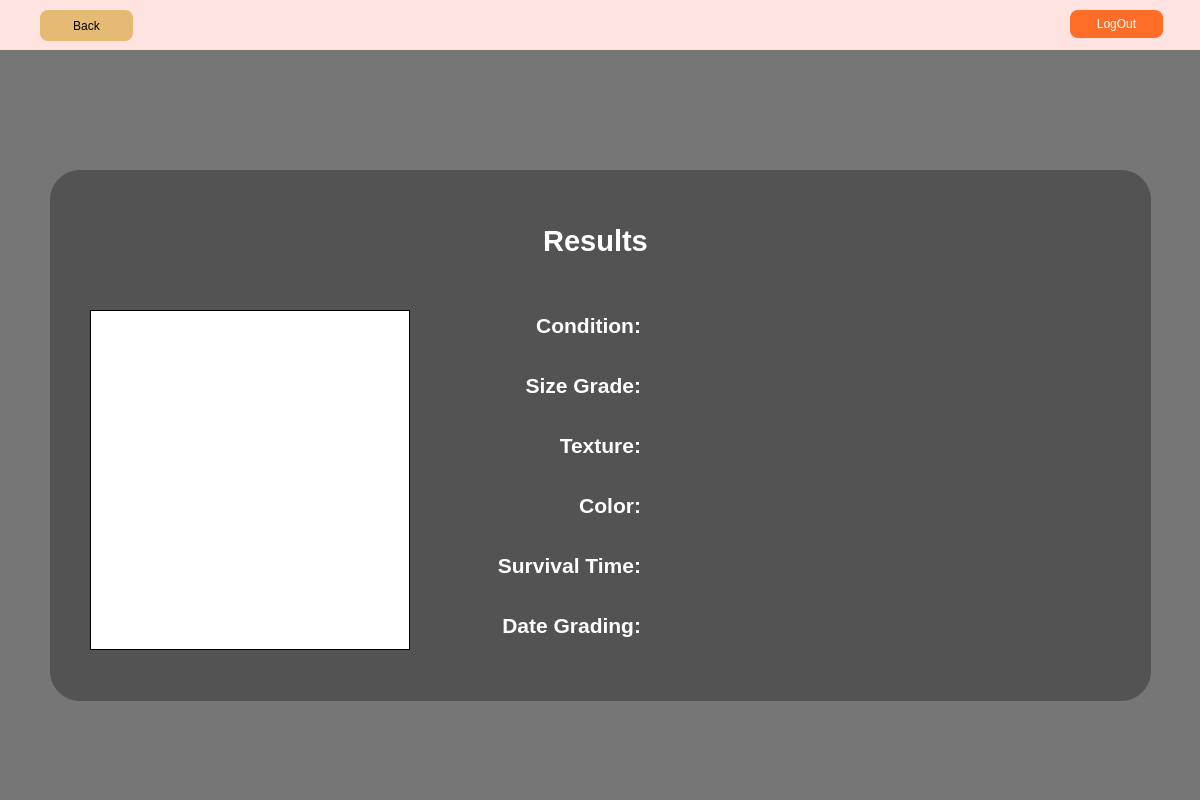
<?xml version="1.0" encoding="UTF-8"?>
<ui version="4.0">
 <class>Dialog</class>
 <widget class="QDialog" name="Dialog">
  <property name="geometry">
   <rect>
    <x>0</x>
    <y>0</y>
    <width>1200</width>
    <height>800</height>
   </rect>
  </property>
  <property name="windowTitle">
   <string>Dialog</string>
  </property>
  <widget class="QLabel" name="label_17">
   <property name="geometry">
    <rect>
     <x>420</x>
     <y>610</y>
     <width>221</width>
     <height>31</height>
    </rect>
   </property>
   <property name="font">
    <font>
     <pointsize>16</pointsize>
     <weight>75</weight>
     <bold>true</bold>
    </font>
   </property>
   <property name="styleSheet">
    <string notr="true">color: white</string>
   </property>
   <property name="text">
    <string>Date Grading:</string>
   </property>
   <property name="alignment">
    <set>Qt::AlignRight|Qt::AlignTrailing|Qt::AlignVCenter</set>
   </property>
  </widget>
  <widget class="QLabel" name="label_9">
   <property name="geometry">
    <rect>
     <x>680</x>
     <y>310</y>
     <width>421</width>
     <height>31</height>
    </rect>
   </property>
   <property name="font">
    <font>
     <pointsize>16</pointsize>
     <weight>75</weight>
     <bold>true</bold>
    </font>
   </property>
   <property name="styleSheet">
    <string notr="true">color: white</string>
   </property>
   <property name="text">
    <string/>
   </property>
   <property name="alignment">
    <set>Qt::AlignLeading|Qt::AlignLeft|Qt::AlignVCenter</set>
   </property>
  </widget>
  <widget class="QLabel" name="label_10">
   <property name="geometry">
    <rect>
     <x>680</x>
     <y>370</y>
     <width>421</width>
     <height>31</height>
    </rect>
   </property>
   <property name="font">
    <font>
     <pointsize>16</pointsize>
     <weight>75</weight>
     <bold>true</bold>
    </font>
   </property>
   <property name="styleSheet">
    <string notr="true">color: white</string>
   </property>
   <property name="text">
    <string/>
   </property>
   <property name="alignment">
    <set>Qt::AlignLeading|Qt::AlignLeft|Qt::AlignVCenter</set>
   </property>
  </widget>
  <widget class="QLabel" name="label_5">
   <property name="geometry">
    <rect>
     <x>500</x>
     <y>310</y>
     <width>141</width>
     <height>31</height>
    </rect>
   </property>
   <property name="font">
    <font>
     <pointsize>16</pointsize>
     <weight>75</weight>
     <bold>true</bold>
    </font>
   </property>
   <property name="styleSheet">
    <string notr="true">color: white</string>
   </property>
   <property name="text">
    <string>Condition:</string>
   </property>
   <property name="alignment">
    <set>Qt::AlignRight|Qt::AlignTrailing|Qt::AlignVCenter</set>
   </property>
  </widget>
  <widget class="QLabel" name="label_13">
   <property name="geometry">
    <rect>
     <x>420</x>
     <y>550</y>
     <width>221</width>
     <height>31</height>
    </rect>
   </property>
   <property name="font">
    <font>
     <pointsize>16</pointsize>
     <weight>75</weight>
     <bold>true</bold>
    </font>
   </property>
   <property name="styleSheet">
    <string notr="true">color: white</string>
   </property>
   <property name="text">
    <string>Survival Time:</string>
   </property>
   <property name="alignment">
    <set>Qt::AlignRight|Qt::AlignTrailing|Qt::AlignVCenter</set>
   </property>
  </widget>
  <widget class="QLabel" name="label_14">
   <property name="geometry">
    <rect>
     <x>680</x>
     <y>550</y>
     <width>421</width>
     <height>31</height>
    </rect>
   </property>
   <property name="font">
    <font>
     <pointsize>16</pointsize>
     <weight>75</weight>
     <bold>true</bold>
    </font>
   </property>
   <property name="styleSheet">
    <string notr="true">color: white</string>
   </property>
   <property name="text">
    <string/>
   </property>
   <property name="alignment">
    <set>Qt::AlignLeading|Qt::AlignLeft|Qt::AlignVCenter</set>
   </property>
  </widget>
  <widget class="QLabel" name="imgWin">
   <property name="geometry">
    <rect>
     <x>90</x>
     <y>310</y>
     <width>320</width>
     <height>340</height>
    </rect>
   </property>
   <property name="styleSheet">
    <string notr="true">background-color: rgb(255, 255, 255);
border: 1px solid black;</string>
   </property>
   <property name="frameShape">
    <enum>QFrame::StyledPanel</enum>
   </property>
   <property name="frameShadow">
    <enum>QFrame::Raised</enum>
   </property>
   <property name="text">
    <string/>
   </property>
  </widget>
  <widget class="QLabel" name="label_12">
   <property name="geometry">
    <rect>
     <x>680</x>
     <y>430</y>
     <width>421</width>
     <height>31</height>
    </rect>
   </property>
   <property name="font">
    <font>
     <pointsize>16</pointsize>
     <weight>75</weight>
     <bold>true</bold>
    </font>
   </property>
   <property name="styleSheet">
    <string notr="true">color: white</string>
   </property>
   <property name="text">
    <string/>
   </property>
   <property name="alignment">
    <set>Qt::AlignLeading|Qt::AlignLeft|Qt::AlignVCenter</set>
   </property>
  </widget>
  <widget class="QLabel" name="label_15">
   <property name="geometry">
    <rect>
     <x>0</x>
     <y>50</y>
     <width>1200</width>
     <height>751</height>
    </rect>
   </property>
   <property name="styleSheet">
    <string notr="true">background: rgba(0, 0, 0, 0.3)
</string>
   </property>
   <property name="text">
    <string/>
   </property>
   <property name="scaledContents">
    <bool>false</bool>
   </property>
  </widget>
  <widget class="QLabel" name="label_2">
   <property name="geometry">
    <rect>
     <x>0</x>
     <y>50</y>
     <width>1200</width>
     <height>751</height>
    </rect>
   </property>
   <property name="styleSheet">
    <string notr="true">background: rgba(0, 0, 0, 0.3)
</string>
   </property>
   <property name="text">
    <string/>
   </property>
   <property name="pixmap">
    <pixmap>../img/mixfruit.jpg</pixmap>
   </property>
   <property name="scaledContents">
    <bool>true</bool>
   </property>
  </widget>
  <widget class="QWidget" name="widget" native="true">
   <property name="geometry">
    <rect>
     <x>0</x>
     <y>0</y>
     <width>1200</width>
     <height>50</height>
    </rect>
   </property>
   <property name="styleSheet">
    <string notr="true">background-color: #FFE3E1</string>
   </property>
   <widget class="QPushButton" name="logOutButton">
    <property name="geometry">
     <rect>
      <x>1070</x>
      <y>10</y>
      <width>93</width>
      <height>28</height>
     </rect>
    </property>
    <property name="cursor">
     <cursorShape>PointingHandCursor</cursorShape>
    </property>
    <property name="styleSheet">
     <string notr="true">QPushButton#logOutButton{
background-color: #FF6D28;
border-radius: 8px;
color: white;
}

QPushButton#logOutButton:hover{ 
background-color: #ffffff;
color: black;
border: 1px solid #FF6D28
}



</string>
    </property>
    <property name="text">
     <string>LogOut</string>
    </property>
   </widget>
   <widget class="QPushButton" name="backButton">
    <property name="geometry">
     <rect>
      <x>40</x>
      <y>10</y>
      <width>93</width>
      <height>31</height>
     </rect>
    </property>
    <property name="cursor">
     <cursorShape>PointingHandCursor</cursorShape>
    </property>
    <property name="styleSheet">
     <string notr="true">QPushButton#backButton{
border-radius: 8px;
background-color: #E5BA73;
}

QPushButton#backButton:hover{ 
background-color: #ffffff;
border: 1px solid #E5BA73;
}



</string>
    </property>
    <property name="text">
     <string>Back</string>
    </property>
   </widget>
  </widget>
  <widget class="QLabel" name="label_7">
   <property name="geometry">
    <rect>
     <x>520</x>
     <y>430</y>
     <width>121</width>
     <height>31</height>
    </rect>
   </property>
   <property name="font">
    <font>
     <pointsize>16</pointsize>
     <weight>75</weight>
     <bold>true</bold>
    </font>
   </property>
   <property name="styleSheet">
    <string notr="true">color: white</string>
   </property>
   <property name="text">
    <string>Texture:</string>
   </property>
   <property name="alignment">
    <set>Qt::AlignRight|Qt::AlignTrailing|Qt::AlignVCenter</set>
   </property>
  </widget>
  <widget class="QLabel" name="label_11">
   <property name="geometry">
    <rect>
     <x>680</x>
     <y>490</y>
     <width>421</width>
     <height>31</height>
    </rect>
   </property>
   <property name="font">
    <font>
     <pointsize>16</pointsize>
     <weight>75</weight>
     <bold>true</bold>
    </font>
   </property>
   <property name="styleSheet">
    <string notr="true">color: white</string>
   </property>
   <property name="text">
    <string/>
   </property>
   <property name="alignment">
    <set>Qt::AlignLeading|Qt::AlignLeft|Qt::AlignVCenter</set>
   </property>
  </widget>
  <widget class="QLabel" name="label">
   <property name="geometry">
    <rect>
     <x>0</x>
     <y>120</y>
     <width>1200</width>
     <height>730</height>
    </rect>
   </property>
   <property name="text">
    <string/>
   </property>
   <property name="pixmap">
    <pixmap>mixfruit.jpg</pixmap>
   </property>
   <property name="scaledContents">
    <bool>true</bool>
   </property>
  </widget>
  <widget class="QLabel" name="label_6">
   <property name="geometry">
    <rect>
     <x>480</x>
     <y>370</y>
     <width>161</width>
     <height>31</height>
    </rect>
   </property>
   <property name="font">
    <font>
     <pointsize>16</pointsize>
     <weight>75</weight>
     <bold>true</bold>
    </font>
   </property>
   <property name="styleSheet">
    <string notr="true">color: white</string>
   </property>
   <property name="text">
    <string>Size Grade:</string>
   </property>
   <property name="alignment">
    <set>Qt::AlignRight|Qt::AlignTrailing|Qt::AlignVCenter</set>
   </property>
  </widget>
  <widget class="QLabel" name="label_4">
   <property name="geometry">
    <rect>
     <x>50</x>
     <y>170</y>
     <width>1101</width>
     <height>531</height>
    </rect>
   </property>
   <property name="font">
    <font>
     <pointsize>48</pointsize>
     <weight>75</weight>
     <bold>true</bold>
    </font>
   </property>
   <property name="layoutDirection">
    <enum>Qt::RightToLeft</enum>
   </property>
   <property name="styleSheet">
    <string notr="true">background: rgba(0, 0, 0, 0.3);
border-radius: 30px;
color: white;
</string>
   </property>
   <property name="text">
    <string/>
   </property>
   <property name="alignment">
    <set>Qt::AlignCenter</set>
   </property>
  </widget>
  <widget class="QLabel" name="label_16">
   <property name="geometry">
    <rect>
     <x>680</x>
     <y>610</y>
     <width>421</width>
     <height>31</height>
    </rect>
   </property>
   <property name="font">
    <font>
     <pointsize>16</pointsize>
     <weight>75</weight>
     <bold>true</bold>
    </font>
   </property>
   <property name="styleSheet">
    <string notr="true">color: white</string>
   </property>
   <property name="text">
    <string/>
   </property>
   <property name="alignment">
    <set>Qt::AlignLeading|Qt::AlignLeft|Qt::AlignVCenter</set>
   </property>
  </widget>
  <widget class="QLabel" name="label_8">
   <property name="geometry">
    <rect>
     <x>520</x>
     <y>490</y>
     <width>121</width>
     <height>31</height>
    </rect>
   </property>
   <property name="font">
    <font>
     <pointsize>16</pointsize>
     <weight>75</weight>
     <bold>true</bold>
    </font>
   </property>
   <property name="styleSheet">
    <string notr="true">color: white</string>
   </property>
   <property name="text">
    <string>Color:</string>
   </property>
   <property name="alignment">
    <set>Qt::AlignRight|Qt::AlignTrailing|Qt::AlignVCenter</set>
   </property>
  </widget>
  <widget class="QLabel" name="label_3">
   <property name="geometry">
    <rect>
     <x>430</x>
     <y>200</y>
     <width>331</width>
     <height>81</height>
    </rect>
   </property>
   <property name="font">
    <font>
     <pointsize>22</pointsize>
     <weight>75</weight>
     <bold>true</bold>
    </font>
   </property>
   <property name="styleSheet">
    <string notr="true">color: white</string>
   </property>
   <property name="text">
    <string>Results</string>
   </property>
   <property name="alignment">
    <set>Qt::AlignCenter</set>
   </property>
  </widget>
  <zorder>label_2</zorder>
  <zorder>label</zorder>
  <zorder>label_15</zorder>
  <zorder>label_4</zorder>
  <zorder>imgWin</zorder>
  <zorder>widget</zorder>
  <zorder>label_3</zorder>
  <zorder>label_5</zorder>
  <zorder>label_6</zorder>
  <zorder>label_7</zorder>
  <zorder>label_8</zorder>
  <zorder>label_9</zorder>
  <zorder>label_10</zorder>
  <zorder>label_11</zorder>
  <zorder>label_12</zorder>
  <zorder>label_13</zorder>
  <zorder>label_14</zorder>
  <zorder>label_16</zorder>
  <zorder>label_17</zorder>
 </widget>
 <resources/>
 <connections/>
</ui>
